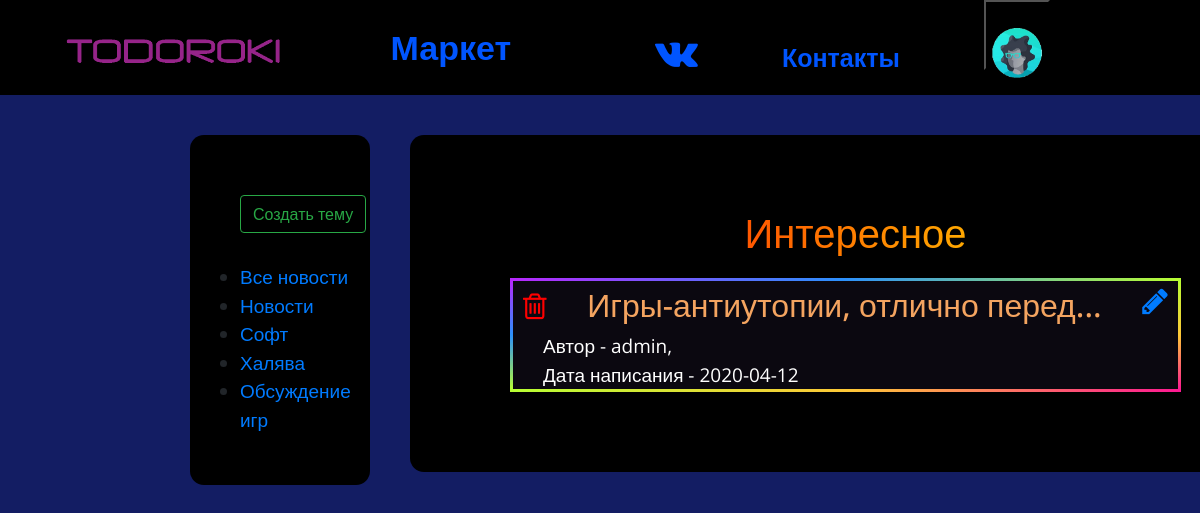
The app's page /only_games (signed in), older data.
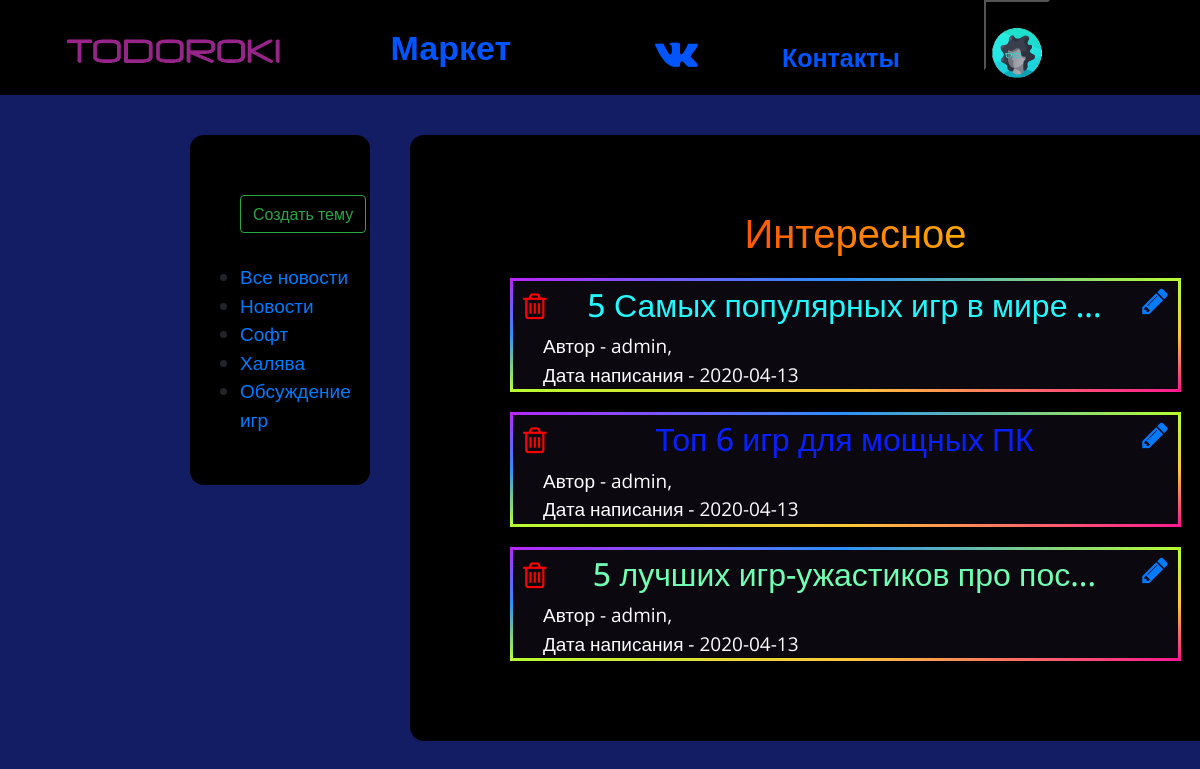
The same page, newer data.
### data/users.py (models this page shows, shortened)
class User(SqlAlchemyBase, UserMixin, SerializerMixin):
    __tablename__ = 'users'
    id = sqlalchemy.Column(sqlalchemy.Integer, primary_key=True, autoincrement=True, unique=True)
    nickname = sqlalchemy.Column(sqlalchemy.String, unique=True)
    email = sqlalchemy.Column(sqlalchemy.String)
    hashed_password = sqlalchemy.Column(sqlalchemy.String)
    date_of_registration = sqlalchemy.Column(sqlalchemy.String,
                                             default=datetime.datetime.now().date())
    root = sqlalchemy.Column(sqlalchemy.Boolean, default=False)
    avatar = sqlalchemy.Column(sqlalchemy.String)
    news = orm.relation('News', back_populates='user')

### data/news.py (models this page shows)
class News(SqlAlchemyBase, UserMixin, SerializerMixin):
    __tablename__ = 'news'
    id = sqlalchemy.Column(sqlalchemy.Integer, primary_key=True, autoincrement=True, unique=True)
    color = sqlalchemy.Column(sqlalchemy.String)
    title = sqlalchemy.Column(sqlalchemy.String)
    text = sqlalchemy.Column(sqlalchemy.String)
    creator = sqlalchemy.Column(sqlalchemy.Integer, sqlalchemy.ForeignKey("users.id"))
    date_of_create = sqlalchemy.Column(sqlalchemy.String,  default=datetime.datetime.now().date())
    category = sqlalchemy.Column(sqlalchemy.String)
    user = orm.relation('User')

### main.py (the view)
@app.route("/<category>")  # сортировка тем по категориям
def sorted_news(category):
    session = db_session.create_session()
    if category == 'only_games':  # только темы посвященные Обсуждению игр
        new = session.query(news.News).filter(news.News.category == 'Обсуждение игр').all()
    elif category == 'only_soft':  # только темы посвященные Софту
        new = session.query(news.News).filter(news.News.category == 'Софт').all()
    elif category == 'only_halyava':  # только темы посвященные Халяве
        new = session.query(news.News).filter(news.News.category == 'Халява').all()
    else:  # все темы
        new = session.query(news.News).filter(news.News.category == 'Новости').all()
    new.reverse()
    if current_user.is_authenticated:
        return render_template('forum.html', title='Todoroki', nickname=current_user.nickname,
                               image=current_user.avatar, news=new)
    return render_template('forum.html', title='Todoroki', news=new)

### data/db_session.py (called while the page is built)
def create_session() -> Session:
    global __factory
    return __factory()

### main.py (called while the page is built)
@login_manager.user_loader
def load_user(user_id):  # функция для загрузки пользователя
    sessions = db_session.create_session()
    return sessions.query(users.User).get(user_id)

### templates/forum.html
{% extends "base.html" %}
{% block content %}
    <div class="themes">
        <ul>
            {% if current_user.is_authenticated %}
                <a href="/news"><button type="button" class="btn btn-outline-success" style="margin-bottom: 30px;">Создать тему</button></a>
            {% endif %}
            <li><a href="/">Все новости</a></li>
            <li><a href="/only_news">Новости</a></li>
            <li><a href="/only_soft">Софт</a></li>
            <li><a href="/only_halyava">Халява</a></li>
            <li><a href="/only_games">Обсуждение игр</a></li>
        </ul>
    </div>
    <div class="contentss">
        <h1 style="text-align:center;" class="login-text rainbow-animated">Интересное</h1>
    {% for item in news %}
        {% set idd = item.id %}
        {% set stylee = "text-align:center;" + "color:#" ~ item.color + ";" %}
        {% set hr = '/discussion/' ~ idd %}
        {% set hr_edit = '/change_news/' ~ idd %}
        {% set hr_delete = '/news_delete/' ~ idd %}
        <div class="rainbowborder">
            {% if current_user.is_authenticated and (current_user.root == 1 or current_user == item.user) %}
                <div style="display: flex; justify-content: space-between;">
                    {% else %}
              <div>
                  {% endif %}
             {% if current_user.is_authenticated and (current_user.root == 1 or current_user == item.user) %}
            <a href={{hr_delete}}><i class="fa fa-trash-o" aria-hidden="true" style="color: red; font-size: 30px; padding-left: 10px; padding-top: 5px;"></i></a>
               {% endif %}
                  {% if item.title|length > 30 %}
                    <a style="text-decoration: none;" href={{hr}}><h2 style={{stylee}}>{{item.title[0:30]}}...</h2></a>
                  {% else %}
                    <a style="text-decoration: none;" href={{hr}}><h2 style={{stylee}}>{{item.title}}</h2></a>
                  {% endif %}
                {% if current_user.is_authenticated and (current_user.root == 1 or current_user == item.user) %}
                        <a href={{hr_edit}}><i class="fa fa-pencil" aria-hidden="true" style="font-size: 30px;padding-right: 10px;"></i></a>
                {% endif %}
                </div>
            <div style="margin-left: 30px; color: white;">
                Автор - {{item.user.nickname}}, <br>
                Дата написания - {{item.date_of_create}}
            </div>
        </div>
        {% endfor %}
    </div>
{% endblock %}

### templates/base.html (shortened to what this page needs)
<!DOCTYPE html>
<html lang="en">
<head>
    <link rel="stylesheet"
          href="https://maxcdn.bootstrapcdn.com/font-awesome/4.7.0/css/font-awesome.min.css">
    <link rel="stylesheet"
          href="https://stackpath.bootstrapcdn.com/bootstrap/4.4.1/css/bootstrap.min.css"
>
    <link rel="stylesheet" href="/static/styles/styles.css" type="text/css">
    <link rel="stylesheet" href="/static/styles/rainbow.css" type="text/css">
</head>
<body>
    <header>
        <div>
            <a href="/"><img src="/static/img/logo.png" alt="logo" class="logo"></a>
            <a href="/market" class="market" style="text-decoration: none;">Маркет</a>
            <nav>
                <ul>
                    <li><a href="https://vk.com/im?sel=-193170178" target="_blank"><i class="fa fa-vk" aria-hidden="true" style="font-size: 40px; text-decoration: none;"></i></a></li>
                    <li><a href="/about">Контакты</i></a></li>
                    {% if current_user.is_authenticated %}
                         <li><div class="dropdown">
                          <button class="dropdown" type="button" id="dropdownMenuButton" data-toggle="dropdown" aria-haspopup="true" aria-expanded="false" style="height: 70px; background-color: black; border-color: black; margin-right: 10px;">
                            <p><img src={{ image }} style="width: 50px; padding-top: 25px;"></p>
                          </button>
                        </div></li>
                    {% endif %}
                </ul>
            </nav>
        </div>
    </header>
{% block content %}
{% endblock %}
</body>
</html>

### static/styles/styles.css (style rules this page uses)
body { margin: 0; background-color: #131d63; font-family: 'Open Sans', sans-serif; font-weight: 80px; }
.logo { float: left; height: 70px; padding-top: 30px; padding-left: 60px; }
header { background-color: #000000; display: table; width: 100%; height: 90px }
nav { float: right; }
nav ul { margin: 0; list-style: none; padding-right: 140px; }
nav li { display: inline-block; margin-left: 80px; }
nav a { color: #05f; text-decoration: none; font-size: 25px; font-weight: bold }
.market { color: #05f; text-decoration: none; line-height: 95px; font-size: 34px; font-weight: bold; padding-left: 100px; }
.themes { background: #000000; float: left; font-size: 19px; width: 15%; height: 350px; margin-left: 190px; margin-top: 40px; border-radius: 14px; padding-left: 10px; padding-top: 60px; }
.contentss { background: #000000; font-size: 19px; width: 68%; margin-left: 410px; margin-top: 40px; border-radius: 14px; padding-left: 100px; padding-right: 45px; padding-top: 60px; padding-bottom: 60px; }
.rainbowborder { background-color: #0b0810; border: 3px solid transparent; border-image: linear-gradient(to bottom right, #b827fc 0%, #2c90fc 25%, #b8fd33 50%, #fec837 75%, #fd1892 100%); border-image-slice: 1; margin-bottom: 20px; padding-top: 5px; }
div img { height: auto; width: auto; max-width: 600px; max-height: 600px; display: block; margin-left: auto; margin-right: auto }

### static/styles/rainbow.css (style rules this page uses)
.rainbow-animated { background: linear-gradient(to right, red, orange, yellow, green, cyan, blue, violet); background-size: 400% 400%; -webkit-background-clip: text; -webkit-text-fill-color: transparent; -webkit-animation: rainbow 20s ease infinite; animation: rainbow 20s ease infinite; font-size: 40px; line-height: 75px; padding-left: 20px; }

Row changes from the older to the newer data that the page shows:
removed News: title "Игры-антиутопии, отлично перед", user.nickname "admin", date_of_create "2020-04-12"
now on this page (row edited): News: title "5 Самых популярных игр в мире", user.nickname "admin", date_of_create "2020-04-13"
now on this page (row edited): News: title "Топ 6 игр для мощных ПК", user.nickname "admin", date_of_create "2020-04-13"
now on this page (row edited): News: title "5 лучших игр-ужастиков про пос", user.nickname "admin", date_of_create "2020-04-13"
